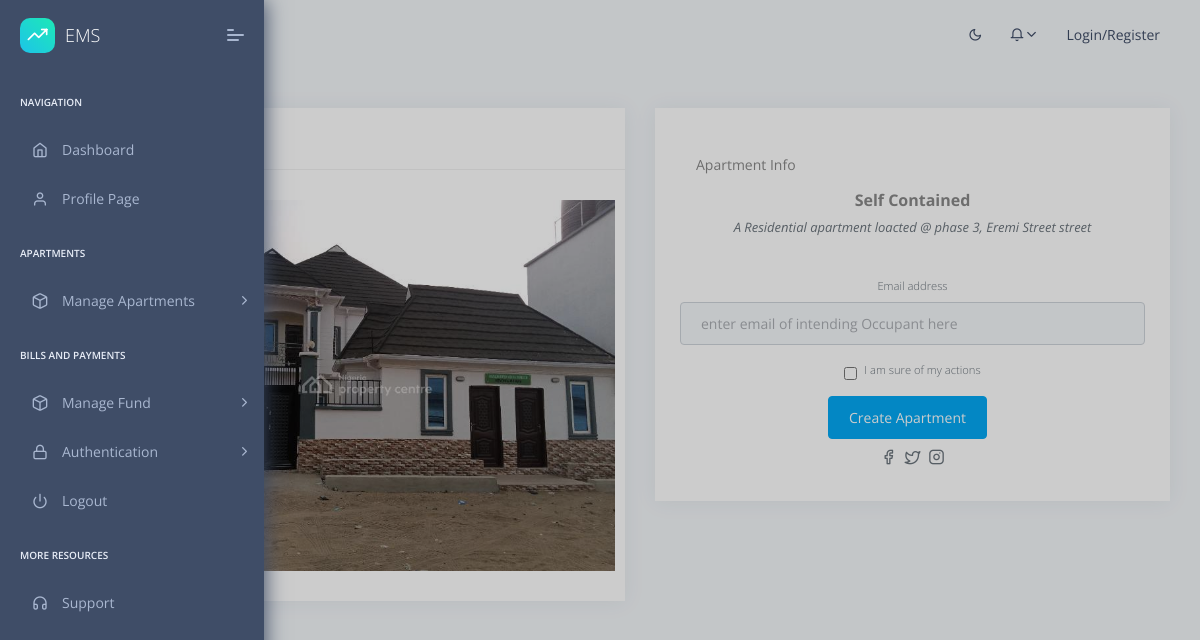
Page /add_occupant/4/ on the committed database.
### apartments/models.py (models this page shows, shortened)
class Apartment(models.Model):
    apartment_category = models.CharField(max_length=15, choices=ApartmentCategory)
    apartment_type = models.ForeignKey(ApartmentType,on_delete=models.CASCADE)
    phase = models.IntegerField()
    street = models.ForeignKey(Street,on_delete=models.CASCADE)
    compound = models.CharField(max_length=100)
    flat_number = models.IntegerField()
    status = models.CharField(max_length=15, choices=ApartmentStatus,default='free')
    date_created = models.DateTimeField(auto_now_add=True)
    created_by = models.ForeignKey(User,on_delete=models.CASCADE)

class ApartmentType(models.Model):
    title = models.CharField(max_length=100, unique=True)
    description = models.TextField(blank=True,null=True)
    price = models.DecimalField(decimal_places=2, default='00.00', max_digits=20)
    date_created = models.DateTimeField(auto_now_add=True)
    created_by = models.ForeignKey(User,on_delete=models.CASCADE)

class Street(models.Model):
    title = models.CharField(max_length=225)
    date_created = models.DateTimeField(auto_now_add=True)
    created_by = models.ForeignKey(User,on_delete=models.CASCADE)

### apartments/views.py (the view, shortened to what this page needs)
# urls.py: path('add_occupant/<int:id>/',add_occupant_view,name='add_occupant'),
def add_occupant_view(request,id):
	apartment=Apartment.objects.get(id=id)
	email=request.POST.get('email')
	user=None
	print(user)
	context={"apartment":apartment}
	return render(request,'apartments/add_occupant.html',context)

### context_processors.py (called while the page is built)
def cfg_assets_root(request):
    return { 'ASSETS_ROOT' : settings.ASSETS_ROOT }

### templates/apartments/add_occupant.html (shortened to what this page needs)
{% extends "layouts/base.html" %}
{% block content %}
    <div class="pcoded-main-container">
        <div class="pcoded-wrapper">
            <div class="pcoded-content">
                <div class="pcoded-inner-content">
                    <div class="main-body">
                        <div class="page-wrapper">
                            <div class="row">
                                <div class="col-sm-6">
                                    <div class="card">
                                        <div class="card-header">
                                            <h5>Image</h5>
                                        </div>
                                        <div class="card-block">
                                            <div class="row">
                                                <img src="{{ ASSETS_ROOT }}/images/apartments/sample.jpg"
                                                 alt="No image found">
                                            </div>
                                        </div>
                                    </div>
                                </div>
                                <div class="col-sm-6">
                                    <div class="card">
                                        <div class="card-block">
                                            <div class="d-flex align-items-left justify-content-center flex-column">
                                                <div class="w-50 p-3">
                                                    Apartment Info
                                                </div>
                                                <div class="text-center">
                                                    <h4 class="font-weight-bold h6">{{apartment.apartment_type.title}}</h4>
                                                    <p class="font-italic text-muted">
                                                        A {{apartment.apartment_category|capfirst}} apartment loacted @
                                                        phase {{apartment.phase}}, {{apartment.street.title}} street
                                                    </p>
                                                </div>
                                            </div>
                                            <div class="small font-weight-light mt-4 text-center text-muted">
                                                <form method="POST" class="row g-1 needs-validation" novalidate>
                                                    <div class="col-md-12">
                                                      <label for="validationCustom02" class="form-label">Email address</label>
                                                      <input name="email" type="text" class="form-control"
                                                      id="validationCustom02" placeholder="enter email of intending Occupant here" required>
                                                    </div>
                                                    <div class="col-md-12"><br></div>
                                                    <div class="col-12">
                                                      <div class="form-check">
                                                        <input class="form-check-input" type="checkbox" value="" id="invalidCheck" required>
                                                        <label class="form-check-label" for="invalidCheck">
                                                          I am sure of my actions
                                                        </label>
                                                      </div>
                                                    </div>
                                                    <div class="col-md-12"><br></div>
                                                    <div class="col-12">
                                                      <button class="btn btn-primary" type="submit">Create Apartment</button>
                                                    </div>
                                                </form>
                                            </div>
                                            <div class="d-flex justify-content-center align-items-center">
                                                <a href="#" class="h6 text-muted d-block m-1"><i
                                                        class="icon feather icon-facebook"></i></a>
                                                <a href="#" class="h6 text-muted d-block m-1"><i
                                                        class="icon feather icon-twitter"></i></a>
                                                <a href="#" class="h6 text-muted d-block m-1"><i
                                                        class="icon feather icon-instagram"></i></a>
                                            </div>
                                        </div>
                                    </div>
                                </div>
                            </div>
                        </div>
                    </div>
                </div>
            </div>
        </div>
    </div>
{% endblock content %}

### templates/apartments/add_occupant.html (style rules this page uses)
img { max-width: 100%; height: auto; }

### rows in the picture
Apartment: apartment_type "Self Contained", apartment_category "Residential", phase "3", street "Eremi Street"
